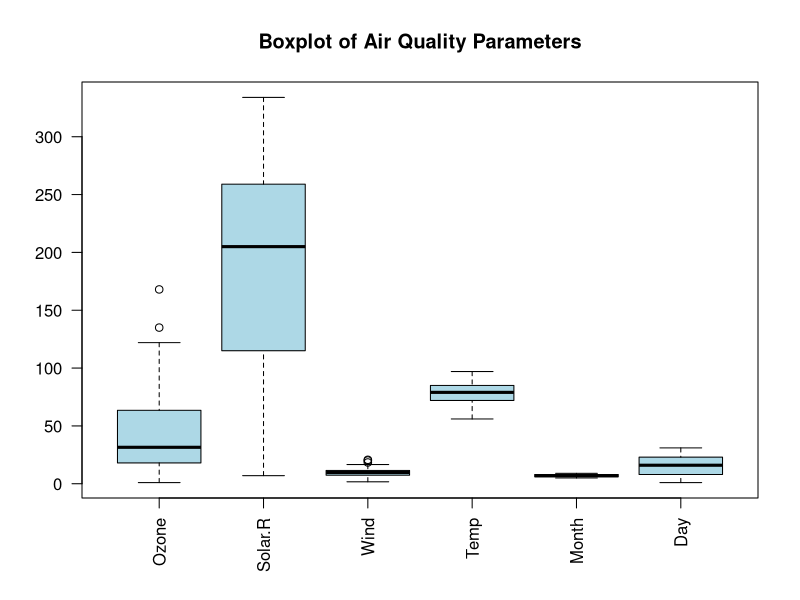
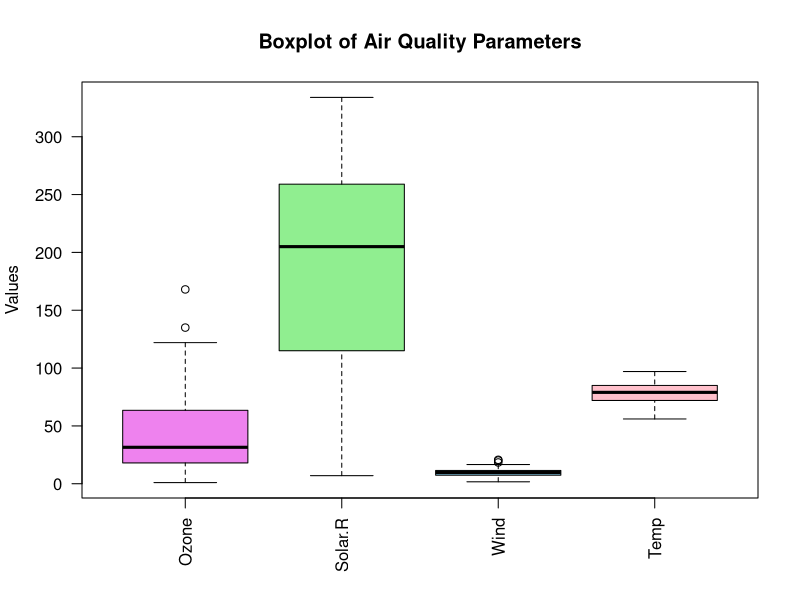
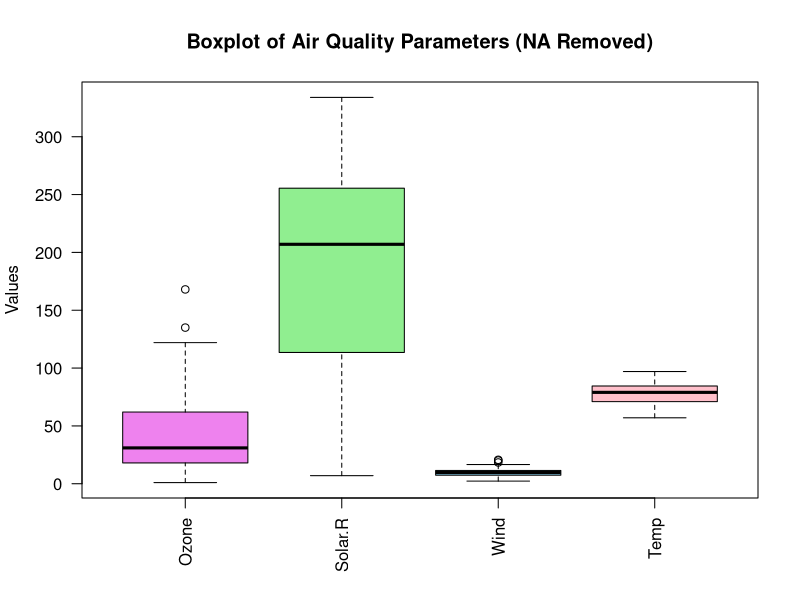
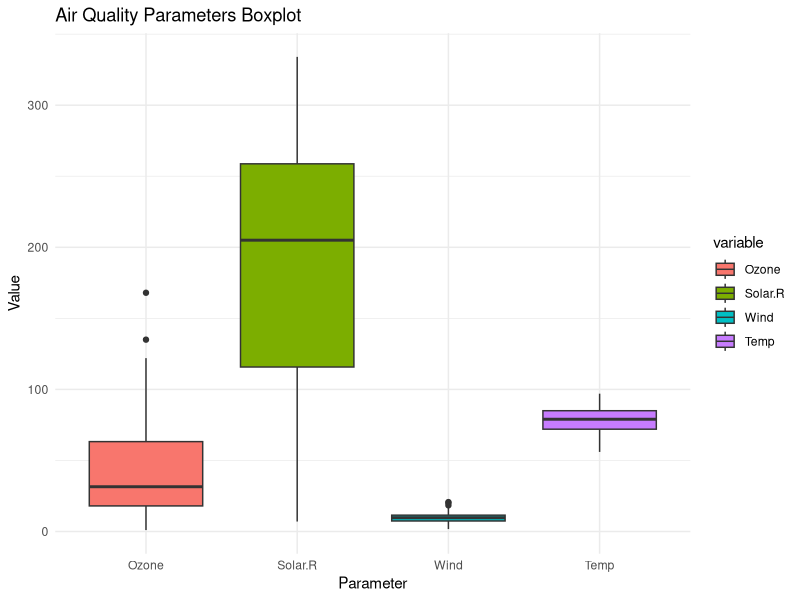

These figures' R source, in order:
# Load dataset (already available in base R)
data("airquality")

# View first few rows
head(airquality)

# Check structure
str(airquality)

# Summary statistics
summary(airquality)

# Create boxplot for all numeric variables
boxplot(airquality,
        main = "Boxplot of Air Quality Parameters",
        col = "lightblue",
        las = 2)

# Select important air quality parameters
boxplot(airquality[, c("Ozone", "Solar.R", "Wind", "Temp")],
        main = "Boxplot of Air Quality Parameters",
        col = c("violet", "lightgreen", "skyblue", "pink"),
        ylab = "Values",
        las = 2)

# Remove missing values
airquality_clean <- na.omit(airquality)

# Boxplot after removing NA
boxplot(airquality_clean[, c("Ozone", "Solar.R", "Wind", "Temp")],
        main = "Boxplot of Air Quality Parameters (NA Removed)",
        col = c("violet", "lightgreen", "skyblue", "pink"),
        ylab = "Values",
        las = 2)

# Install reshape2 (if not installed)
install.packages("reshape2")

# Load the package
library(reshape2)

# Convert data to long format
air_long <- melt(airquality, id.vars = c("Month", "Day"))

# Load ggplot2
library(ggplot2)

# Create boxplot
ggplot(air_long, aes(x = variable, y = value, fill = variable)) +
  geom_boxplot() +
  theme_minimal() +
  labs(title = "Air Quality Parameters Boxplot",
       x = "Parameter",
       y = "Value")
